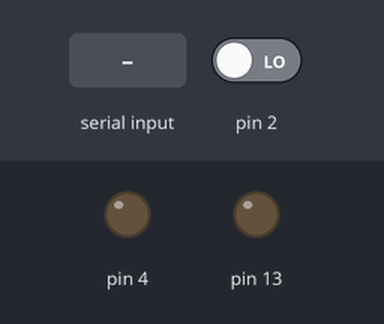
Recording of a sketch running on a simulated Arduino Uno, built with avr-gcc and run on an emulated ATmega328P. Parts: output pins drawn as LEDs (lit = HIGH). The test bench sets the inputs (shaded band); at power-on: pin 2 LOW.

Above: at 2.8 s.
2.9 s: "2" received over the second serial link
At 4.0 s:
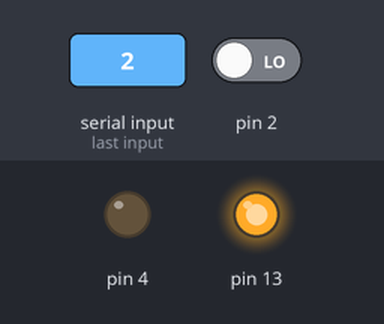
4.5 s: "4" received over the second serial link
At 5.8 s:
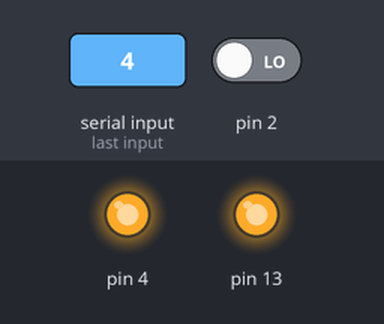
6.5 s: "3" received over the second serial link
At 7.5 s:
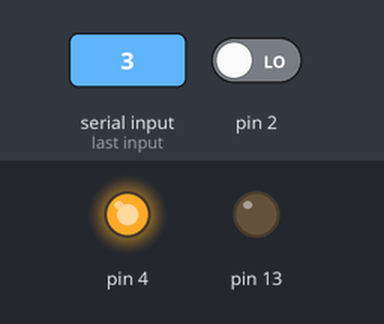
8.5 s: "5" received over the second serial link
At 10.4 s:
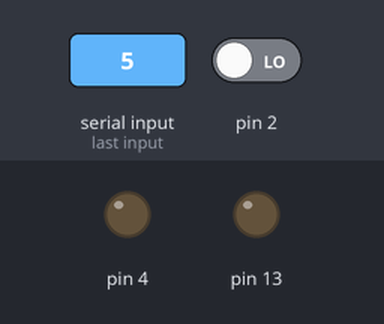
Timing chart, 0 to 11.5 s (numbered marks = the images above; inputs shaded):
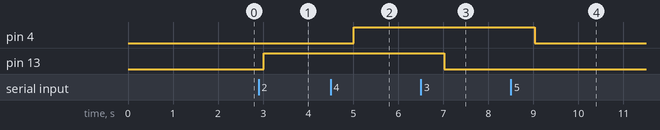

The sketch:

sensorA.ino
```cpp
#include <SoftwareSerial.h>

SoftwareSerial espSerial(0, 1); // RX, TX

void setup() {
 Serial.begin(8500);
  espSerial.begin(9600);
  pinMode(2, INPUT); // Cảm biến chuyển động
  pinMode(4,OUTPUT);
  pinMode(13,OUTPUT);
}

void loop() {
  int motionState = digitalRead(2);
  if (motionState == HIGH) {
    espSerial.write('1'); // Gửi dữ liệu '1' đến ESP8266
  } else {
    espSerial.write('0'); // Gửi dữ liệu '0' đến ESP8266
  }
  while (espSerial.available()) {
    char receivedChar = espSerial.read(); // Nhận dữ liệu từ ESP8266
    // Xử lý dữ liệu nhận được nếu cần
    espSerial.println(receivedChar);
    espSerial.write(receivedChar);
    if(receivedChar=='2'){
      digitalWrite(13,HIGH);
    }
    else if(receivedChar=='3'){
      digitalWrite(13,LOW);
    }
    else if(receivedChar=='4'){
      digitalWrite(4,HIGH);
    }
    else if(receivedChar=='5'){
      digitalWrite(4,LOW);
    }
    else if(receivedChar=='6'){

    }
  }

  delay(1000);
}
```

Measured:
- after the input at 2.9 s, pin 13: LOW → HIGH after 0.11 s
- after the input at 4.5 s, pin 4: LOW → HIGH after 0.52 s
- after the input at 6.5 s, pin 13: HIGH → LOW after 0.52 s
- after the input at 8.5 s, pin 4: HIGH → LOW after 0.53 s
